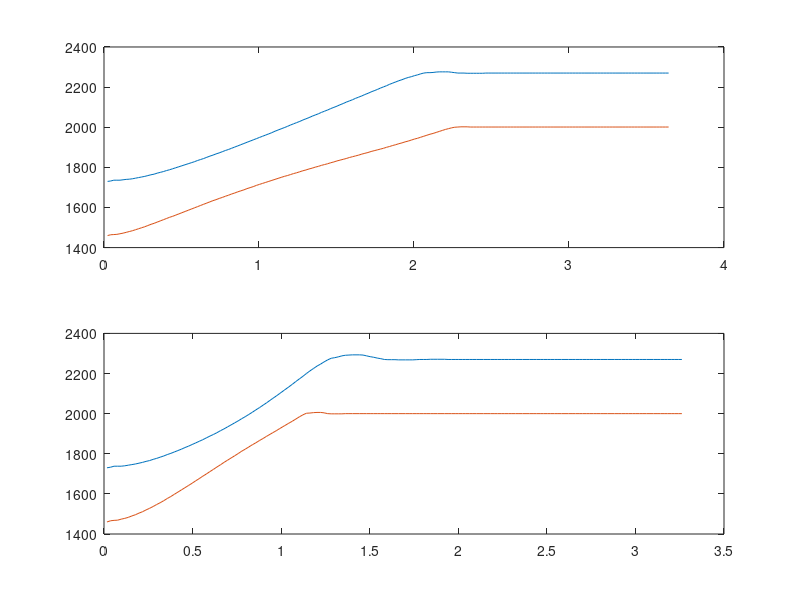

Recreate this plot in MATLAB.
fileID = load('270To90Both100.txt');
time = fileID(:,1);
pan = fileID(:,2);
tilt = fileID(:,3);

fileID1 = load('270To90Both200.txt');
time1 = fileID1(:,1);
pan1 = fileID1(:,2);
tilt1 = fileID1(:,3);

figure(1)
subplot(2,1,1)
plot(time,[pan tilt])

subplot(2,1,2)
plot(time1,[pan1 tilt1])